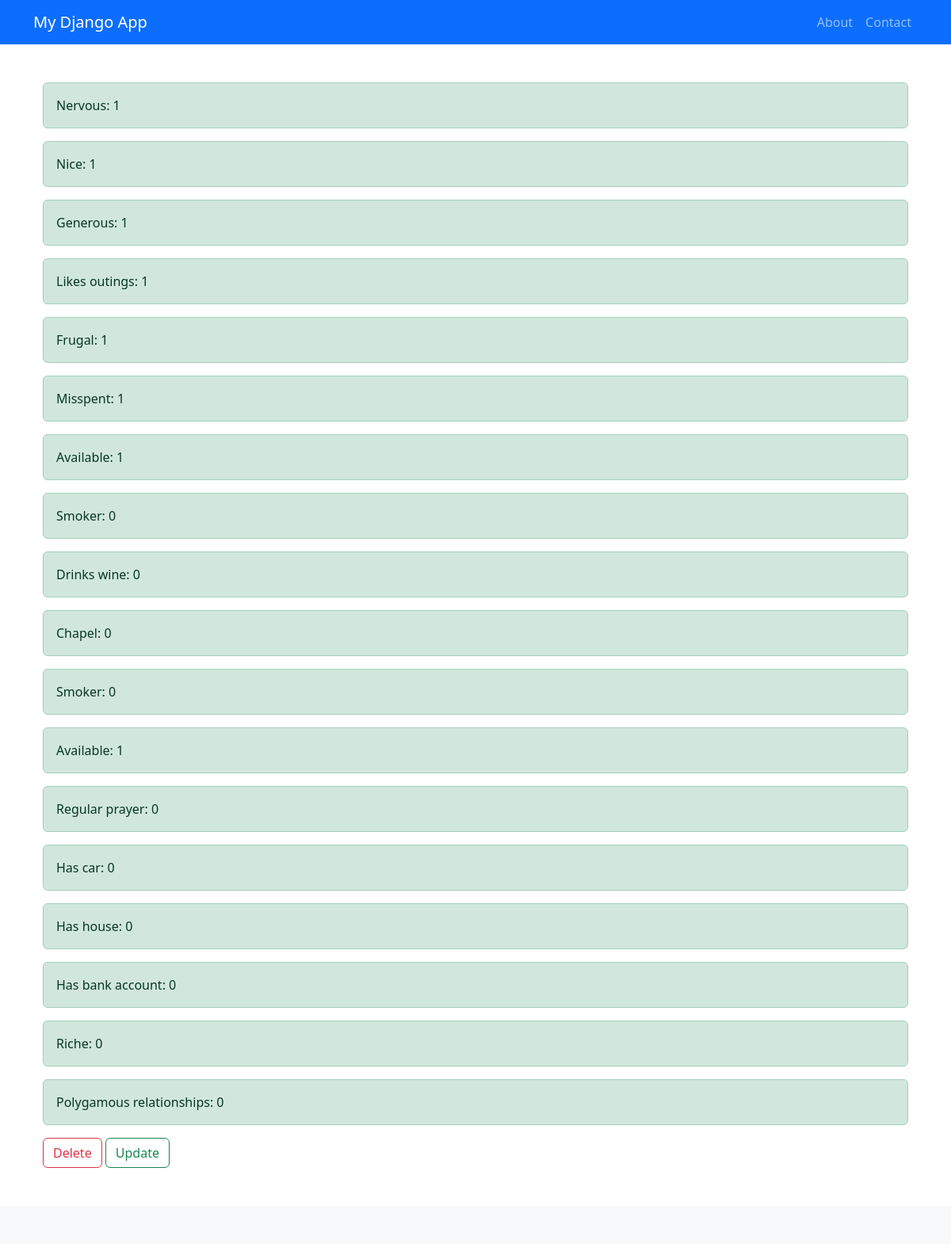
The app's page /get_auth_caracters/ (signed in) with its own data.
### marriage_tun/models.py (models this page shows, shortened)
class Caracteres(models.Model):
    user = models.ForeignKey(UserRegister, on_delete=models.CASCADE)
    nerveux = models.IntegerField(choices=ScoreChoices.choices,default=ScoreChoices.NO)
    nice = models.IntegerField(choices=ScoreChoices.choices,default=ScoreChoices.NO)
    generous = models.IntegerField(choices=ScoreChoices.choices,default=ScoreChoices.NO)
    likes_outings = models.IntegerField(choices=ScoreChoices.choices,default=ScoreChoices.NO)
    frugal = models.IntegerField(choices=ScoreChoices.choices,default=ScoreChoices.NO) #mou9tased
    misspent =  models.IntegerField(choices=ScoreChoices.choices,default=ScoreChoices.NO) #moubadher
    available =  models.IntegerField(choices=ScoreChoices.choices,default=ScoreChoices.NO) #mouté7
    smoker =  models.IntegerField(choices=ScoreChoices.choices,default=ScoreChoices.NO)
    drinks_wine =  models.IntegerField(choices=ScoreChoices.choices,default=ScoreChoices.NO)
    chapel =  models.IntegerField(choices=ScoreChoices.choices,default=ScoreChoices.NO) #mousalli
    regular_prayer =  models.IntegerField(choices=ScoreChoices.choices,default=ScoreChoices.NO) #mou7afedh 3ala esalawét
    has_car =  models.IntegerField(choices=ScoreChoices.choices,default=ScoreChoices.NO)
    has_house =  models.IntegerField(choices=ScoreChoices.choices,default=ScoreChoices.NO)
    has_bank_account =  models.IntegerField(choices=ScoreChoices.choices,default=ScoreChoices.NO)
    riche =  models.IntegerField(choices=ScoreChoices.choices,default=ScoreChoices.NO)
    polygamous_relationships =  models.IntegerField(choices=ScoreChoices.choices,default=ScoreChoices.NO) #mouta3aded l'3ala9at
    score = models.IntegerField(default=0)  # New field to store the score

### marriage_tun/views.py (the view)
# urls.py: path('get_auth_caracters/', views.get_auth_caracters , name="get_auth_caracters"),
@login_required
def get_auth_caracters(request):
    caraceters_auth = Caracteres.objects.filter(user=request.user)
    return render(request, "marriage_tun/get_my_caracters.html", {"caraceters_auth":caraceters_auth})

### marriage_tun/templates/marriage_tun/get_my_caracters.html (shortened to what this page needs)
{% extends "marriage_tun/base.html" %}
{% block content %}
<div class="container">
{% for caraceter in caraceters_auth  %}
 <p class="alert alert-success">Nervous: {{caraceter.nerveux}}</p>
  <p class="alert alert-success">Nice: {{caraceter.nice}}</p>
 <p class="alert alert-success">Generous: {{caraceter.generous}}</p>
 <p class="alert alert-success">Likes outings: {{caraceter.likes_outings}}</p>
 <p class="alert alert-success">Frugal: {{caraceter.frugal}}</p>
 <p class="alert alert-success">Misspent: {{caraceter.misspent}}</p>
 <p class="alert alert-success">Available: {{caraceter.available}}</p>
 <p class="alert alert-success">Smoker: {{caraceter.smoker}}</p>
 <p class="alert alert-success">Drinks wine: {{caraceter.drinks_wine}}</p>
 <p class="alert alert-success">Chapel: {{caraceter.chapel}}</p>
 <p class="alert alert-success">Smoker: {{caraceter.smoker}}</p>
 <p class="alert alert-success">Available: {{caraceter.available}}</p>
 <p class="alert alert-success">Regular prayer: {{caraceter.regular_prayer}}</p>
 <p class="alert alert-success">Has car: {{caraceter.has_car}}</p>
 <p class="alert alert-success">Has house: {{caraceter.has_house}}</p>
 <p class="alert alert-success">Has bank account: {{caraceter.has_bank_account}}</p>
 <p class="alert alert-success">Riche: {{caraceter.riche}}</p>
 <p class="alert alert-success">Polygamous relationships: {{caraceter.polygamous_relationships}}</p>
<a href="{% url 'delete_my_caracters'  %}" class="btn btn-outline-danger">Delete</a>
<a href="{% url 'update_auth_caracters'  %}" class="btn btn-outline-success">Update</a>
{% endfor %}
</div>
{% endblock content %}

### records on screen
Caracteres: nerveux "1", nice "1", generous "1", likes_outings "1", frugal "1", misspent "1", available "1", smoker "0", drinks_wine "0", chapel "0", regular_prayer "0", has_car "0", has_house "0", has_bank_account "0", riche "0", polygamous_relationships "0"
